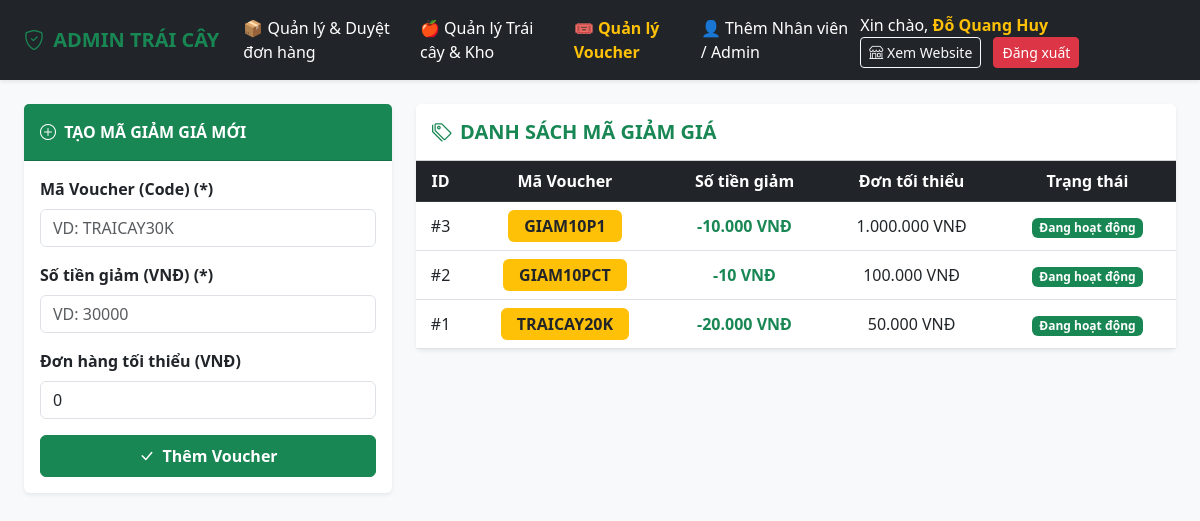
The app's page /quan-ly-voucher.php (signed in) with its own data.
### tables this page shows
CREATE TABLE `vouchers` (
  `id` int(11) NOT NULL,
  `code` varchar(50) NOT NULL,
  `discount_type` varchar(20) NOT NULL,
  `discount_value` decimal(12,2) NOT NULL,
  `min_order_amount` decimal(12,2) DEFAULT 0.00,
  `usage_limit` int(11) DEFAULT 100,
  `used_count` int(11) DEFAULT 0,
  `start_date` datetime NOT NULL,
  `end_date` datetime NOT NULL,
  `status` varchar(20) DEFAULT 'Hoạt động'
);

### quan-ly-voucher.php (the view, shortened to what this page needs)
<?php
include "Ketnoi.php";
$result = $conn->query("SELECT * FROM vouchers ORDER BY id DESC");
?>
<!DOCTYPE html>
<html lang="vi">
<head>
    <link href="https://cdn.jsdelivr.net/npm/bootstrap@5.3.0/dist/css/bootstrap.min.css" rel="stylesheet">
    <link rel="stylesheet" href="https://cdn.jsdelivr.net/npm/bootstrap-icons@1.11.0/font/bootstrap-icons.css">
</head>
<body class="bg-light">
<nav class="navbar navbar-expand-lg navbar-dark bg-dark mb-4 shadow-sm">
  <div class="container-fluid px-4">
    <a class="navbar-brand text-success fw-bold" href="don-hang.php"><i class="bi bi-shield-check me-1"></i> ADMIN TRÁI CÂY</a>
    <div class="collapse navbar-collapse">
      <ul class="navbar-nav me-auto">
        <li class="nav-item"><a class="nav-link text-white" href="don-hang.php">📦 Quản lý & Duyệt đơn hàng</a></li>
        <li class="nav-item"><a class="nav-link text-white" href="quan-ly-san-pham.php">🍎 Quản lý Trái cây & Kho</a></li>
        <li class="nav-item"><a class="nav-link active fw-bold text-warning" href="quan-ly-voucher.php">🎟️ Quản lý Voucher</a></li>
        <li class="nav-item"><a class="nav-link text-white" href="dangky.php">👤 Thêm Nhân viên / Admin</a></li>
      </ul>
      <div class="text-white">
        <span class="me-3 fs-6">Xin chào, <strong class="text-warning"><?php echo htmlspecialchars($_SESSION['fullname'] ?? $_SESSION['ho_ten'] ?? 'Quản lý'); ?></strong></span>
        <a href="index.php" class="btn btn-outline-light btn-sm me-2"><i class="bi bi-shop"></i> Xem Website</a>
        <a href="logout.php" class="btn btn-danger btn-sm">Đăng xuất</a>
      </div>
    </div>
  </div>
</nav>
<div class="container-fluid px-4 mb-5">
    <div class="row">
        <div class="col-lg-4 mb-4">
            <div class="card shadow-sm border-0">
                <div class="card-header bg-success text-white fw-bold py-3">
                    <i class="bi bi-plus-circle me-1"></i> TẠO MÃ GIẢM GIÁ MỚI
                </div>
                <div class="card-body">
                    <form method="POST">
                        <div class="mb-3">
                            <label class="form-label fw-bold">Mã Voucher (Code) (*)</label>
                            <input type="text" name="code" class="form-control text-uppercase" placeholder="VD: TRAICAY30K" required>
                        </div>
                        <div class="mb-3">
                            <label class="form-label fw-bold">Số tiền giảm (VNĐ) (*)</label>
                            <input type="number" step="1000" name="discount_amount" class="form-control" placeholder="VD: 30000" required>
                        </div>
                        <div class="mb-3">
                            <label class="form-label fw-bold">Đơn hàng tối thiểu (VNĐ)</label>
                            <input type="number" step="1000" name="min_order_amount" class="form-control" placeholder="VD: 150000" value="0">
                        </div>
                        <button type="submit" class="btn btn-success w-100 fw-bold py-2">
                            <i class="bi bi-check-lg me-1"></i> Thêm Voucher
                        </button>
                    </form>
                </div>
            </div>
        </div>
        <div class="col-lg-8">
            <div class="card shadow-sm border-0">
                <div class="card-header bg-white py-3">
                    <h5 class="m-0 fw-bold text-success"><i class="bi bi-tags me-2"></i>DANH SÁCH MÃ GIẢM GIÁ</h5>
                </div>
                <div class="card-body p-0">
                    <div class="table-responsive">
                        <table class="table table-hover align-middle text-center m-0">
                            <thead class="table-dark">
                                <tr>
                                    <th>ID</th>
                                    <th>Mã Voucher</th>
                                    <th>Số tiền giảm</th>
                                    <th>Đơn tối thiểu</th>
                                    <th>Trạng thái</th>
                                </tr>
                            </thead>
                            <tbody>
                            <?php if ($result && $result->num_rows > 0): ?>
                                <?php while ($v = $result->fetch_assoc()):
                                    $code_val = $v['code'] ?? $v['ma_voucher'] ?? 'NO_CODE';
                                    $discount = $v['discount_amount'] ?? $v['discount_value'] ?? $v['discount'] ?? $v['value'] ?? 0;
                                    $min_ord  = $v['min_order_amount'] ?? $v['min_order_value'] ?? $v['min_order'] ?? 0;
                                ?>
                                <tr>
                                    <td>#<?php echo $v['id']; ?></td>
                                    <td><span class="badge bg-warning text-dark fs-6 px-3 py-2"><?php echo htmlspecialchars($code_val); ?></span></td>
                                    <td class="fw-bold text-success">-<?php echo number_format($discount, 0, ',', '.'); ?> VNĐ</td>
                                    <td><?php echo number_format($min_ord, 0, ',', '.'); ?> VNĐ</td>
                                    <td><span class="badge bg-success">Đang hoạt động</span></td>
                                </tr>
                                <?php endwhile; ?>
                            <?php else: ?>
                                <tr><td colspan="5" class="py-4 text-muted">Chưa có mã voucher nào trong CSDL.</td></tr>
                            <?php endif; ?>
                            </tbody>
                        </table>
                    </div>
                </div>
            </div>
        </div>
    </div>
</div>
</body>
</html>

### records on screen
vouchers: id "3", code "GIAM10P1", discount_value "10.000", min_order_amount "1.000.000"
vouchers: id "2", code "GIAM10PCT", discount_value "10", min_order_amount "100.000"
vouchers: id "1", code "TRAICAY20K", discount_value "20.000", min_order_amount "50.000"

### other values on screen
$_SESSION['fullname'] "Đỗ Quang Huy"
